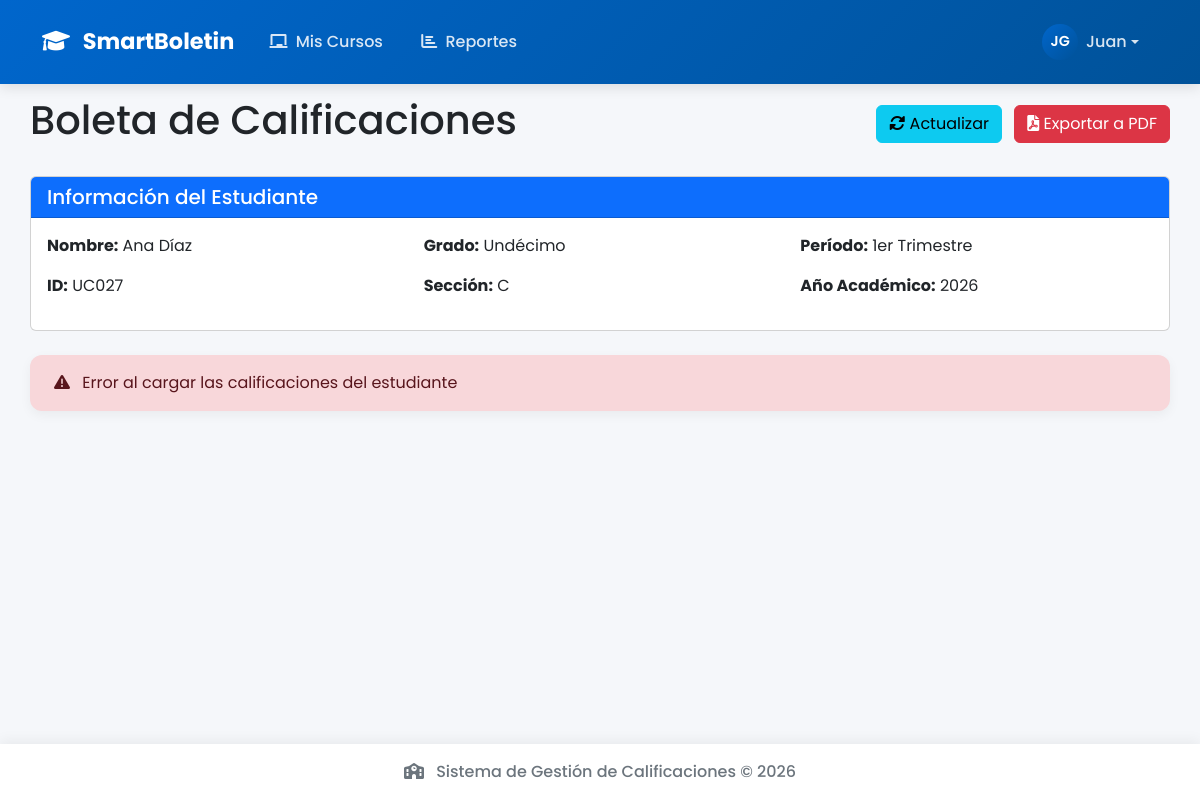
The app's page /reports/student/177/period/1 (signed in) with its own data.
### app/models/users.py (models this page shows, shortened)
class User(UserMixin, db.Model):
    __tablename__ = 'users'
    id = db.Column(db.Integer, primary_key=True)
    identification_number = db.Column(db.String(20), index=True, unique=True, nullable=True)  # Cédula
    username = db.Column(db.String(64), index=True, unique=True, nullable=True)  # Ahora puede ser nulo
    email = db.Column(db.String(120), index=True, unique=True, nullable=False)
    password_hash = db.Column(db.String(128), nullable=True)  # Puede ser nulo inicialmente
    first_name = db.Column(db.String(64), nullable=False)
    last_name = db.Column(db.String(64), nullable=False)
    role = db.Column(db.String(20), nullable=False, default='teacher')
    is_active = db.Column(db.Boolean, default=True)
    is_registered = db.Column(db.Boolean, default=False)  # Indica si el usuario ha completado su registro
    created_at = db.Column(db.DateTime, default=datetime.utcnow)
    last_login = db.Column(db.DateTime, nullable=True)
    teacher_profile = db.relationship('Teacher', backref='user', uselist=False, cascade='all, delete-orphan')
    admin_profile = db.relationship('Admin', backref='user', uselist=False, cascade='all, delete-orphan')
    def is_admin(self):
        return self.role == 'admin'
    def is_teacher(self):
        return self.role == 'teacher'

### app/models/academic.py (models this page shows, shortened)
class Student(db.Model):
    __tablename__ = 'students'
    id = db.Column(db.Integer, primary_key=True)
    first_name = db.Column(db.String(64), nullable=False)
    last_name = db.Column(db.String(64), nullable=False)
    student_id = db.Column(db.String(20), nullable=False, unique=True)
    birth_date = db.Column(db.Date, nullable=True)
    gender = db.Column(db.String(1), nullable=True)  # M, F
    address = db.Column(db.String(200), nullable=True)
    phone = db.Column(db.String(20), nullable=True)
    email = db.Column(db.String(120), nullable=True)
    section_id = db.Column(db.Integer, db.ForeignKey('sections.id'), nullable=False)
    is_active = db.Column(db.Boolean, default=True)
    created_at = db.Column(db.DateTime, default=datetime.utcnow)
    student_grades = db.relationship('StudentGrade', backref='student', lazy='dynamic', cascade='all, delete-orphan')
    final_grades = db.relationship('FinalGrade', backref='student', lazy='dynamic', cascade='all, delete-orphan')

class Grade(db.Model):
    __tablename__ = 'grades'
    id = db.Column(db.Integer, primary_key=True)
    name = db.Column(db.String(64), nullable=False)
    level = db.Column(db.String(64), nullable=False)  # Primaria, Secundaria, etc.
    description = db.Column(db.Text, nullable=True)
    created_at = db.Column(db.DateTime, default=datetime.utcnow)
    sections = db.relationship('Section', backref='grade', lazy='dynamic', cascade='all, delete-orphan')

class Section(db.Model):
    __tablename__ = 'sections'
    id = db.Column(db.Integer, primary_key=True)
    name = db.Column(db.String(10), nullable=False)  # A, B, C, etc.
    grade_id = db.Column(db.Integer, db.ForeignKey('grades.id'), nullable=False)
    capacity = db.Column(db.Integer, default=30)
    created_at = db.Column(db.DateTime, default=datetime.utcnow)
    students = db.relationship('Student', backref='section', lazy='dynamic', cascade='all, delete-orphan')
    teacher_assignments = db.relationship('TeacherAssignment', backref='section', lazy='dynamic', cascade='all, delete-orphan')

class Period(db.Model):
    __tablename__ = 'periods'
    id = db.Column(db.Integer, primary_key=True)
    name = db.Column(db.String(64), nullable=False)
    start_date = db.Column(db.Date, nullable=False)
    end_date = db.Column(db.Date, nullable=False)
    academic_year_id = db.Column(db.Integer, db.ForeignKey('academic_years.id'), nullable=False)
    created_at = db.Column(db.DateTime, default=datetime.utcnow)
    grade_types = db.relationship('GradeType', backref='period', lazy='dynamic', cascade='all, delete-orphan')
    student_grades = db.relationship('StudentGrade', backref='period', lazy='dynamic', cascade='all, delete-orphan')
    final_grades = db.relationship('FinalGrade', backref='period', lazy='dynamic', cascade='all, delete-orphan')

class AcademicYear(db.Model):
    __tablename__ = 'academic_years'
    id = db.Column(db.Integer, primary_key=True)
    name = db.Column(db.String(64), nullable=False)
    start_date = db.Column(db.Date, nullable=False)
    end_date = db.Column(db.Date, nullable=False)
    is_active = db.Column(db.Boolean, default=False)
    created_at = db.Column(db.DateTime, default=datetime.utcnow)
    periods = db.relationship('Period', backref='academic_year', lazy='dynamic', cascade='all, delete-orphan')
    teacher_assignments = db.relationship('TeacherAssignment', backref='academic_year', lazy='dynamic', cascade='all, delete-orphan')

### app/routes/reports.py (the view)
@reports.route('/student/<int:student_id>/period/<int:period_id>')
@login_required
def student_report(student_id, period_id):
    student = Student.query.get_or_404(student_id)
    period = Period.query.get_or_404(period_id)
    if not current_user.is_admin():
        teacher = Teacher.query.filter_by(user_id=current_user.id).first()
        if not teacher:
            flash('No se encontró un perfil de profesor para este usuario', 'warning')
            return redirect(url_for('auth.logout'))
        assignment = TeacherAssignment.query.filter_by(
            teacher_id=teacher.id,
            section_id=student.section_id,
            academic_year_id=period.academic_year_id
        ).first()
        if not assignment:
            flash('No tienes permiso para ver este estudiante', 'danger')
            return redirect(url_for('reports.index'))
    subject_ids = db.session.query(TeacherAssignment.subject_id).filter_by(
        section_id=student.section_id,
        academic_year_id=period.academic_year_id
    ).distinct().all()
    subject_ids = [s[0] for s in subject_ids]
    subjects = Subject.query.filter(Subject.id.in_(subject_ids)).order_by(Subject.name).all()
    grades_data = {}
    final_grades = {}
    for subject in subjects:
        grade_types = GradeType.query.filter_by(
            subject_id=subject.id,
            period_id=period.id
        ).order_by(GradeType.name).all()
        grades_data[subject.id] = {}
        for grade_type in grade_types:
            grade = StudentGrade.query.filter_by(
                student_id=student.id,
                subject_id=subject.id,
                grade_type_id=grade_type.id,
                period_id=period.id
            ).first()
            if grade:
                grades_data[subject.id][grade_type.id] = {
                    'name': grade_type.name,
                    'value': grade.value,
                    'weight': grade_type.weight
                }
        final_grade = FinalGrade.query.filter_by(
            student_id=student.id,
            subject_id=subject.id,
            period_id=period.id
        ).first()
        if final_grade:
            final_grades[subject.id] = final_grade.value
    return render_template('reports/student_report.html',
                          title=f'Reporte - {student.first_name} {student.last_name} - {period.name}',
                          student=student,
                          period=period,
                          subjects=subjects,
                          grades_data=grades_data,
                          final_grades=final_grades)

### app/templates/reports/student_report.html (shortened to what this page needs)
{% extends "base.html" %}
{% block content %}
<div class="d-flex justify-content-between align-items-center mb-4">
    <h1>Boleta de Calificaciones</h1>
    <div>
        <button id="refreshGrades" class="btn btn-info me-2">
            <i class="fas fa-sync-alt"></i> Actualizar
        </button>
        <a href="{{ url_for('reports.export_student_pdf', student_id=student.id, period_id=period.id) }}" class="btn btn-danger">
            <i class="fas fa-file-pdf"></i> Exportar a PDF
        </a>
    </div>
</div>
<div class="card mb-4">
    <div class="card-header bg-primary text-white">
        <h5 class="mb-0">Información del Estudiante</h5>
    </div>
    <div class="card-body">
        <div class="row">
            <div class="col-md-4">
                <p><strong>Nombre:</strong> {{ student.first_name }} {{ student.last_name }}</p>
                <p><strong>ID:</strong> {{ student.student_id }}</p>
            </div>
            <div class="col-md-4">
                <p><strong>Grado:</strong> {{ student.section.grade.name }}</p>
                <p><strong>Sección:</strong> {{ student.section.name }}</p>
            </div>
            <div class="col-md-4">
                <p><strong>Período:</strong> {{ period.name }}</p>
                <p><strong>Año Académico:</strong> {{ period.academic_year.name }}</p>
            </div>
        </div>
    </div>
</div>
<div id="errorMessage" class="alert alert-danger d-none">
    <i class="fas fa-exclamation-triangle me-2"></i>
    <span id="errorText">Error al cargar las calificaciones</span>
</div>
{% endblock %}

### app/templates/base.html (shortened to what this page needs)
<!DOCTYPE html>
<html lang="es">
<head>
    <link href="https://cdn.jsdelivr.net/npm/bootstrap@5.3.0-alpha1/dist/css/bootstrap.min.css" rel="stylesheet">
    <link rel="stylesheet" href="https://cdn.jsdelivr.net/npm/bootstrap-icons@1.10.3/font/bootstrap-icons.css">
    <link rel="stylesheet" href="https://cdnjs.cloudflare.com/ajax/libs/font-awesome/6.0.0/css/all.min.css">
    <link rel="stylesheet" href="{{ url_for('static', filename='css/style.css') }}">
    <link rel="stylesheet" href="https://cdnjs.cloudflare.com/ajax/libs/font-awesome/6.0.0/css/all.min.css">
    <link rel="stylesheet" href="{{ url_for('static', filename='css/style.css') }}">
</head>
<body>
    <nav class="navbar navbar-expand-lg navbar-dark fixed-top">
        <div class="container">
            <a class="navbar-brand" href="/">
                <i class="fas fa-graduation-cap me-2"></i>
                SmartBoletin
            </a>
            <div class="collapse navbar-collapse" id="navbarNav">
                <ul class="navbar-nav me-auto">
                    {% if current_user.is_authenticated %}
                        {% if current_user.is_admin() %}
                            <li class="nav-item">
                                <a class="nav-link {% if request.endpoint == 'admin.dashboard' %}active{% endif %}" href="{{ url_for('admin.dashboard') }}">
                                    <i class="fas fa-tachometer-alt me-1"></i> Panel
                                </a>
                            </li>
                            <li class="nav-item">
                                <a class="nav-link {% if request.endpoint == 'admin.users' %}active{% endif %}" href="{{ url_for('admin.users') }}">
                                    <i class="fas fa-users me-1"></i> Usuarios
                                </a>
                            </li>
                            <li class="nav-item">
                                <a class="nav-link {% if request.endpoint == 'admin.academic_years' %}active{% endif %}" href="{{ url_for('admin.academic_years') }}">
                                    <i class="fas fa-calendar-alt me-1"></i> Años Académicos
                                </a>
                            </li>
                            <li class="nav-item dropdown">
                                <a class="nav-link dropdown-toggle" href="#" role="button" data-bs-toggle="dropdown">
                                    <i class="fas fa-book me-1"></i> Académico
                                </a>
                                <ul class="dropdown-menu">
                                    <li><a class="dropdown-item" href="{{ url_for('admin.grades') }}">
                                        <i class="fas fa-graduation-cap me-2"></i> Grados
                                    </a></li>
                                    <li><a class="dropdown-item" href="{{ url_for('admin.subjects') }}">
                                        <i class="fas fa-book-open me-2"></i> Asignaturas
                                    </a></li>
                                    <li><a class="dropdown-item" href="{{ url_for('admin.students') }}">
                                        <i class="fas fa-user-graduate me-2"></i> Estudiantes
                                    </a></li>
                                    <li><a class="dropdown-item" href="{{ url_for('admin.assignments') }}">
                                        <i class="fas fa-chalkboard-teacher me-2"></i> Asignaciones
                                    </a></li>
                                    <li>
                                        <a class="dropdown-item {% if request.endpoint == 'templates.index' %}active{% endif %}" href="{{ url_for('templates.index') }}">
                                            <i class="fas fa-file-excel me-1"></i> Plantillas
                                        </a>
                                    </li>
                                </ul>
                            </li>
                        {% elif current_user.is_teacher() %}
                            <li class="nav-item">
                                <a class="nav-link {% if request.endpoint == 'teacher.dashboard' %}active{% endif %}" href="{{ url_for('teacher.dashboard') }}">
                                    <i class="fas fa-chalkboard me-1"></i> Mis Cursos
                                </a>
                            </li>
                        {% endif %}
                        <li class="nav-item">
                            <a class="nav-link {% if request.endpoint == 'reports.index' %}active{% endif %}" href="{{ url_for('reports.index') }}">
                                <i class="fas fa-chart-bar me-1"></i> Reportes
                            </a>
                        </li>
                    {% endif %}
                </ul>
                <ul class="navbar-nav">
                    {% if current_user.is_authenticated %}
                        <li class="nav-item dropdown">
                            <a class="nav-link dropdown-toggle nav-user" href="#" role="button" data-bs-toggle="dropdown">
                                <div class="user-avatar">
                                    {{ current_user.first_name[0] }}{{ current_user.last_name[0] }}
                                </div>
                                {{ current_user.first_name }}
                            </a>
                        </li>
                    {% else %}
                        <li class="nav-item">
                            <a class="nav-link" href="{{ url_for('auth.login') }}">
                                <i class="fas fa-sign-in-alt me-1"></i> Iniciar Sesión
                            </a>
                        </li>
                    {% endif %}
                </ul>
            </div>
        </div>
    </nav>
    <div class="container main-container">
        {% block content %}{% endblock %}
    </div>
    <footer class="footer py-3">
        <div class="container text-center">
            <span class="text-muted">
                <i class="fas fa-school me-2"></i>
                Sistema de Gestión de Calificaciones &copy; {{ now.year }}
            </span>
        </div>
    </footer>
</body>
</html>

### records on screen
User: first_name "J", last_name "G", first_name "Juan"
Student: first_name "Ana", last_name "Díaz", student_id "UC027"
Grade: section.grade.name "Undécimo"
Section: section.name "C"
Period: name "1er Trimestre"
AcademicYear: academic_year.name "2026"
